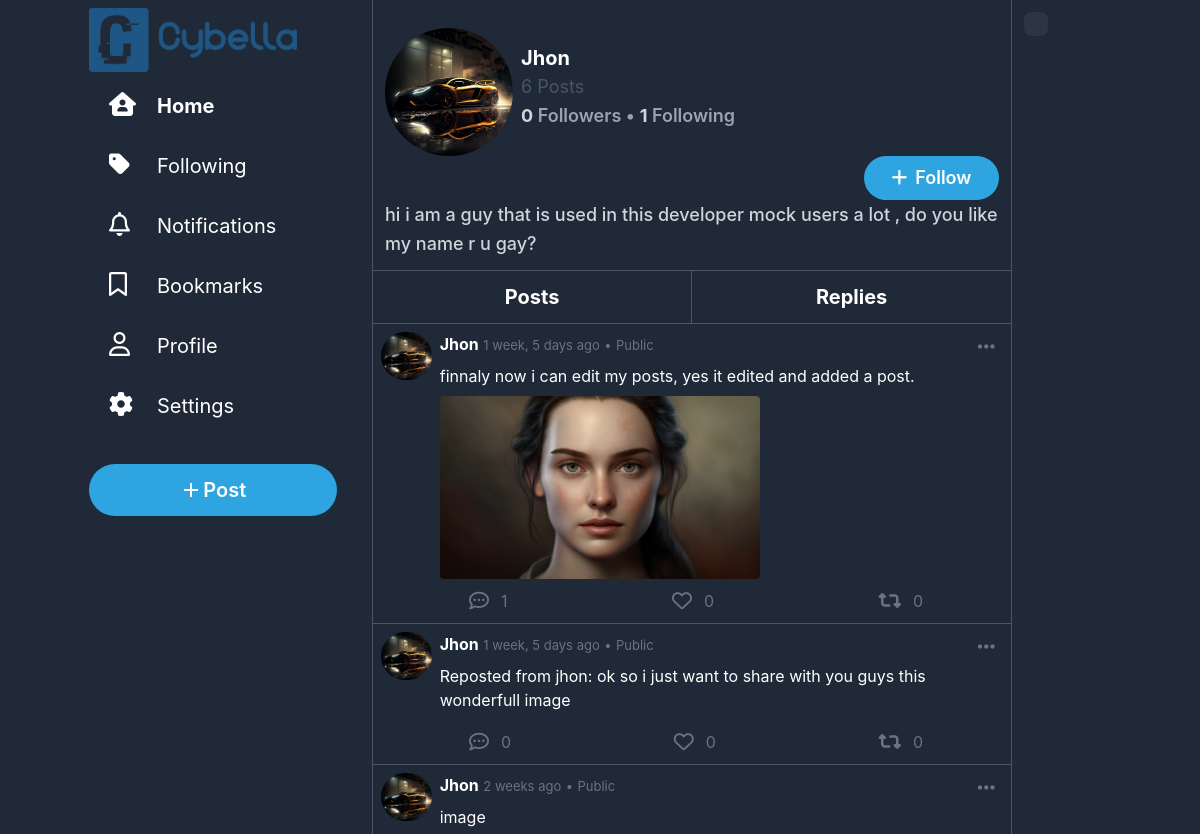
Page /profile/jhon (signed in, upper part) on the earlier database version.
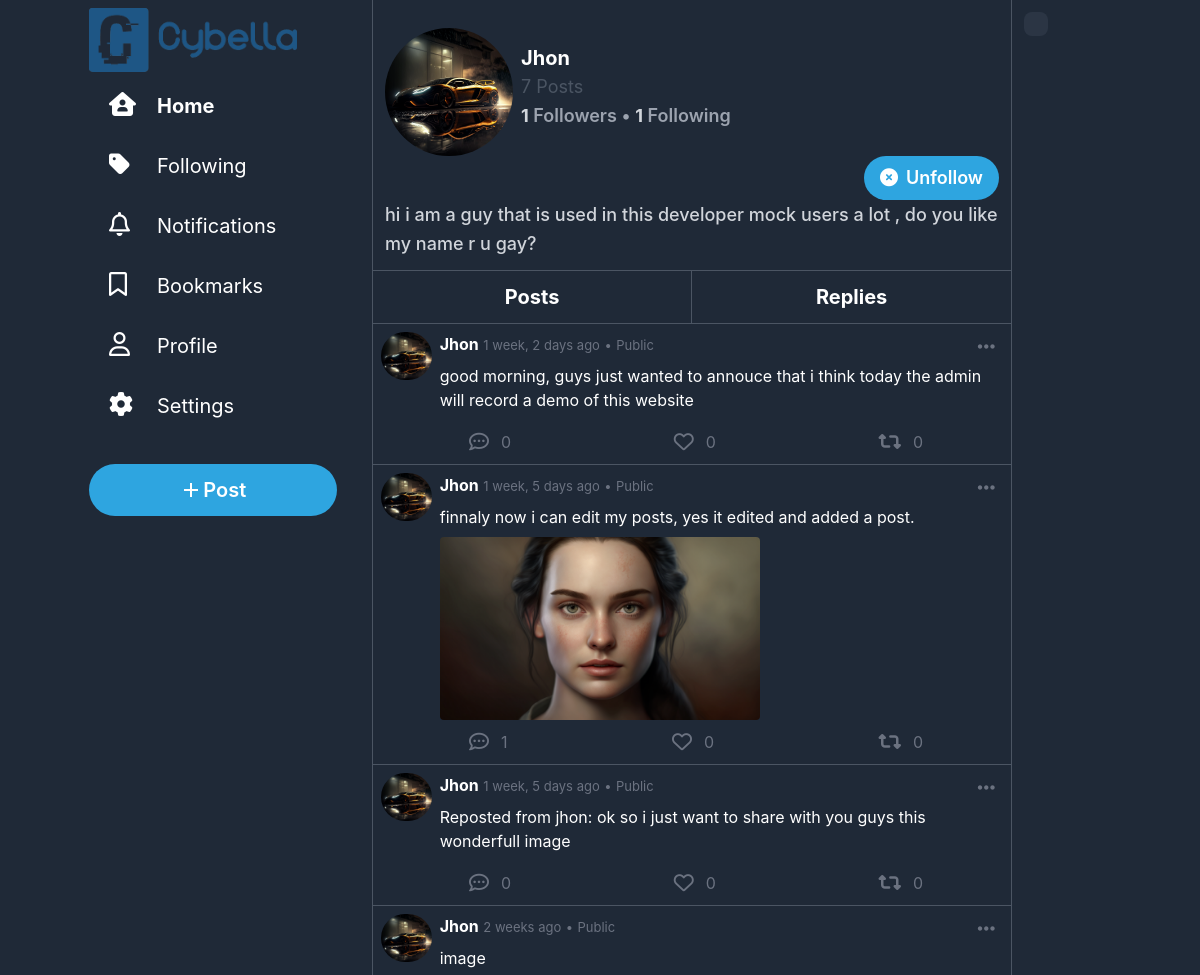
Same page on the later database version.
### network/models.py (models this page shows, shortened)
class User(AbstractUser):
    picture = models.ImageField(upload_to="network/images/profile_pictures", blank=True, null=True, default="network/images/profile_pictures/default.png")
    followers = models.ManyToManyField("self", symmetrical=False, blank=True, related_name="following")
    bookmarks = models.ManyToManyField("Post", blank=True, related_name="bookmarked_by")
    bio = models.TextField(blank=True)
    def __str__(self):
        return f"{self.username}"

class Post(models.Model):
    user = models.ForeignKey(User, on_delete=models.CASCADE, related_name="posts")
    content = models.CharField(max_length=500)
    timestamp = models.DateTimeField(auto_now_add=True)
    likes = models.ManyToManyField(User, blank=True, related_name="liked_posts")
    images = models.ImageField(upload_to="network/images/posts", blank=True, null=True)
    repost = models.ForeignKey("self", on_delete=models.CASCADE, blank=True, null=True, related_name="reposts")
    parent_post = models.ForeignKey("self", on_delete=models.CASCADE, blank=True, null=True, related_name="comments")
    def is_reposted(self, user):
        return self.reposts.filter(user=user).exists()

### network/views.py (the view, shortened to what this page needs)
# urls.py: path("profile/<str:username>",views.ProfileView.as_view(), name="profile"),
@method_decorator(login_required, name='dispatch')
class ProfileView(View):
    def get(self, request, username):
        try:
            user = User.objects.get(username=username)
            posts = Post.objects.filter(user=user).order_by("-timestamp").all().filter(parent_post=None)
            replys = Post.objects.filter(user=user).order_by("-timestamp").all().exclude(parent_post=None)
            picture = user.picture.url
            paginator = Paginator(posts, 10)
            page = request.GET.get('page')
            posts = paginator.get_page(page)
            return render(request, "network/profile.html", {
                "TheUser": user,
                "posts": posts,
                "replys": replys,
                "picture": picture
            })
        except User.DoesNotExist:
            return render(request, "network/error.html", {
                "error": "User does not exist."
            })

### network/templatetags/custom_filters.py (called while the page is built)
@register.filter
def is_reposted_by_user(post, user):
    return post.is_reposted(user)

### network/templates/network/profile.html (shortened to what the changed rows need)
{% extends "network/layout.html" %}
{% load static %}
{% load custom_filters %}
{% block body %}
<div class=" w-full backdrop-blur-md backdrop-filter min-h-24 bg-gray-800 sticky pt-7 p-3 text-xl text-white font-bold border-b border-gray-600 justify-between ">
    <div>
    <div class="flex ">
        <div class="flex">
            <img class="w-32 h-32 rounded-full mr-2" src="{{TheUser.picture.url}}" alt="user Avatar">
        </div>
        <div class="inline mt-4">
            <span>{{TheUser.username|title}}</span><br>
            <span class="text-lg font-normal text-gray-600">{{posts|length}} Posts</span><br>
            <span class="text-lg font-semibold text-gray-400"><span class="text-gray-300 font-bold">{{TheUser.followers.all.count}}</span> Followers •</span>
            <span class="text-lg font-semibold text-gray-400"><span class="text-gray-300 font-bold">{{TheUser.following.all.count}}</span> Following</span>
        </div>
    </div>
    <div class="text-lg flex ml-[78%]">
        {% if request.user == TheUser %}
            <button onclick="edit_profile(this)" class="tweet w-[150px]  px-1 py-2" type="submit"> <span><i class="fa-solid fa-pen mr-2 text-[15px]"></i>Edit</span></button>
        {% else %}
            {% if request.user in TheUser.followers.all %}
                <button onclick="follow(this,'{{TheUser.username}}')" class="tweet w-[150px] px-1 py-2" type="submit"><span><i class="fa-solid fa-circle-xmark mr-2"></i> Unfollow</span></button>
            {% else %}
                <button onclick="follow(this,'{{TheUser.username}}')" class="tweet w-[150px] px-1 py-2" type="submit"><span><i class="fa-solid fa-plus mr-2"></i> Follow</span></button>
            {% endif %}
        {% endif %}
    </div>
    </div>
    <div id="bio" class="inline">
        <span class="text-lg font-medium text-gray-300">{{TheUser.bio}}</span>
    </div>
</div>
<div id="posts" class="">
{%for post in posts%}
        <div id="post{{post.id}}" class="w-full mx-auto bg-gray-800 pb-1 p-2 text-white border-b border-gray-600 hover:cursor-pointer hover:bg-slate-800">
            <div onclick="window.location.href='{% url 'post' post_id=post.id %}'" class="flex ">
                <img class="w-14 h-12 rounded-full mr-2" src="{{post.user.picture.url}}" alt="user Avatar">
                <div class="w-full">
                    <div class="flex justify-between">
                        <div>
                            <span class="font-bold">{{post.user|title}}</span>
                            <span class="text-gray-500 text-[13px]">{{post.timestamp|timesince}} ago</span>
                            <span class="text-gray-500 text-[13px]">•</span>
                            <span class="text-gray-500 text-[13px]">Public</span>
                        </div>
                        <div onclick="event.stopPropagation(); showOptions(this)"  class="relative hover:cursor-pointer rounded-full hover:bg-blue-600 hover:bg-opacity-20 px-2 py-1">
                            <i class="fa-solid fa-ellipsis-h text-xl text-gray-500  hover:text-blue-400"></i>
                        </div>
                    </div>
                    <div class="text-md w-full pl-0 pt-0 p-2  ">{{post.content}}</div>
                    {% if post.images %}
                        <div id="images-container" class="">
                            <img class="max-w-xs max-h-xs rounded" src="{{post.images.url}}" alt="post image">
                        </div>
                    {%endif%}
                </div>
            </div>
            <div class="flex justify-between mt-1 mx-20 text-gray-500">
                <div onclick="openCommentBox('{{post.user|title}}','{{post.timestamp|timesince}}','{{post.content}}','{{post.user.picture.url}}','{{post.id}}')" class="flex hover:text-blue-400 hover:cursor-pointer"><i class="fa-regular fa-comment-dots text-xl rounded-full hover:bg-blue-400 hover:bg-opacity-20 p-2 "></i><span class="mt-1.5 ml-1">{{post.comments.all.count}}</span></div>
                {% if user not in post.likes.all%}
                    <div id="like" onclick="like(this,{{post.id}})" class="flex hover:text-rose-400 hover:cursor-pointer"><i class="fa-regular fa-heart text-xl rounded-full hover:bg-rose-400 hover:bg-opacity-20 p-2"></i><span class="mt-1.5 ml-1">{{post.likes.count}}</span></div>
                {%else%}
                    <div id="like" onclick="like(this,{{post.id}})" class="flex hover:text-rose-400 hover:cursor-pointer text-rose-400"><i class="fa-solid fa-heart text-xl rounded-full hover:bg-rose-400 hover:bg-opacity-20 p-2"></i><span class="mt-1.5 ml-1">{{post.likes.count}}</span></div>
                {%endif%}
                {% if not user.is_authenticated or not post|is_reposted_by_user:user%}
                    <div id="repost" onclick="repost(this,{{post.id}})" class="flex hover:text-emerald-500 hover:cursor-pointer"><i class="fa-solid fa-retweet text-xl rounded-full hover:bg-emerald-500 hover:bg-opacity-20 p-2"></i><span class="mt-1.5 ml-1">{{post.reposts.count}}</span></div>
                {%else%}
                    <div id="repost" onclick="repost(this,{{post.id}})" class="flex text-emerald-500 hover:text-emerald-500 hover:cursor-pointer"><i class="fa-solid fa-retweet text-xl rounded-full hover:bg-emerald-500 hover:bg-opacity-20 p-2"></i><span class="mt-1.5 ml-1">{{post.reposts.count}}</span></div>
                {%endif%}
            </div>
        </div>
    {%endfor%}
    </div>
{% endblock %}

Differences in the rows shown:
changed User "Jhon": followers.all.count "0" → "1"
added Post: user.picture (picture), user "Jhon", timestamp "1 week, 2 days", content "good morning, guys just wanted to annouce that i think today the admin will record a demo of this website", comments.all.count "0", likes.count "0", reposts.count "0"
Other differences:
{{ posts|length }}: "6" → "7"
text no longer shown: "Follow"
text now shown: "Unfollow"
